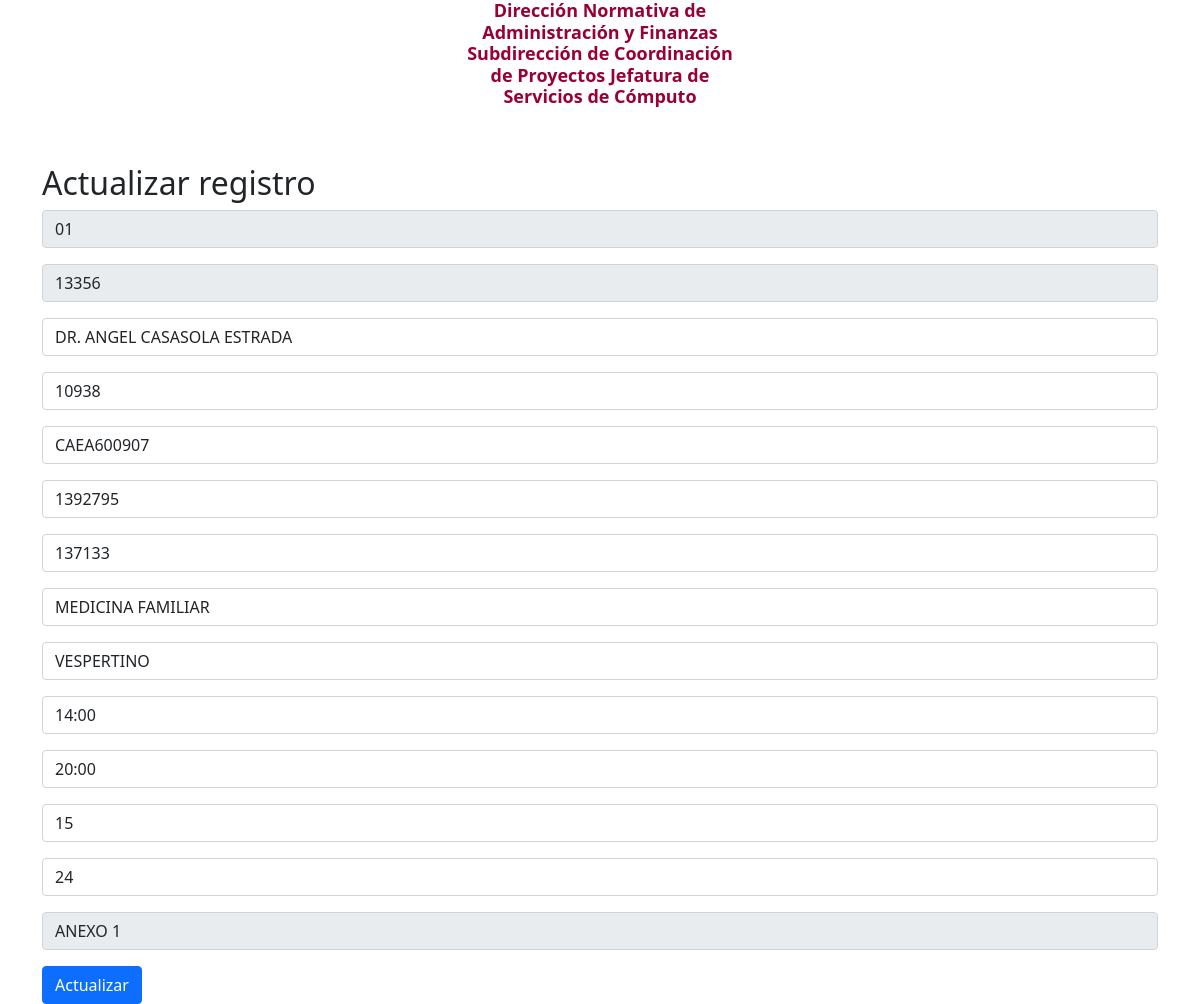
The app's page /actualizar.php?id=2 with its own data.
### tables this page shows
CREATE TABLE `medicos` (
  `id` int(11) NOT NULL,
  `id_medico` int(11) NOT NULL,
  `n_empleado` int(11) NOT NULL,
  `nom_medico` varchar(50) NOT NULL,
  `cedula` int(11) NOT NULL,
  `rfc` varchar(20) NOT NULL,
  `servicio` varchar(50) NOT NULL,
  `turno` varchar(15) NOT NULL,
  `h_inicio` varchar(10) NOT NULL,
  `h_final` varchar(10) NOT NULL,
  `t_consulta` int(11) NOT NULL,
  `n_citas` int(11) NOT NULL,
  `observaciones` varchar(200) NOT NULL,
  `id_consultorio` int(11) NOT NULL,
  `nom_consultorio` varchar(50) NOT NULL
);

### actualizar.php (the view, shortened to what this page needs)
<?php
    $con=conectar();
$id=$_GET['id'];
$sql="SELECT * FROM medicos WHERE id='$id'";
$query=mysqli_query($con,$sql);
$row=mysqli_fetch_array($query);
?>
<!DOCTYPE html>
<html lang="en">
<head>
    <link rel="stylesheet" href="style.css">
    <link href="https://cdn.jsdelivr.net/npm/bootstrap@5.0.0-beta1/dist/css/bootstrap.min.css" rel="stylesheet">
</head>
<header>
        <div class="container-fluid">
            <div class="row justify-content-center">
                <div class="col-sm-3">
                </div>
                <div class="col-md-3">
                    <h1 id="titulo">
                        Dirección Normativa de Administración y Finanzas Subdirección de
                        Coordinación de Proyectos Jefatura de Servicios de Cómputo
                    </h1>
                </div>
                <div class="col-md-3">
                </div>
            </div>
        </div>
</header>
                <div class="container mt-5">
                    <h2>Actualizar registro</h2>
                    <form action="update.php" method="POST">
                                <input type="text" class="form-control mb-3" name="nom_consultorio" placeholder="N° de Consultorio" value="<?php echo $row['nom_consultorio']?>" readonly="readonly" >
                                <input type="text" class="form-control mb-3" name="id_consultorio" placeholder="ID Consultorio" value="<?php echo $row['id_consultorio'] ?>"  readonly="readonly">
                                <input type="text" class="form-control mb-3" name="nom_medico" placeholder="Nombre del Médico o Sin medico" value="<?php echo $row['nom_medico'] ?>" >
                                <input type="text" class="form-control mb-3" name="id_medico" placeholder="ID Médico" value="<?php echo $row['id_medico'] ?>">
                                <input type="text" class="form-control mb-3" name="rfc" placeholder="R.F.C." value="<?php echo $row['rfc'] ?>">
                                <input type="text" class="form-control mb-3" name="cedula" placeholder="Cédula Profesional" value="<?php echo $row['cedula'] ?>">
                                <input type="text" class="form-control mb-3" name="n_empleado" placeholder="Nº Empleado" value="<?php echo $row['n_empleado'] ?>" >
                                <input type="text" class="form-control mb-3" name="servicio" placeholder="Servicio" value="<?php echo $row['servicio'] ?>" >
                                <input type="text" class="form-control mb-3" name="turno" placeholder="Turno" value="<?php echo $row['turno'] ?>" >
                                <input type="text" class="form-control mb-3" name="h_inicio" placeholder="Horario Inicio" value="<?php echo $row['h_inicio'] ?>" >
                                <input type="text" class="form-control mb-3" name="h_final" placeholder="Horario Final" value="<?php echo $row['h_final'] ?>" >
                                <input type="text" class="form-control mb-3" name="t_consulta" placeholder="Tiempo de consulta" value="<?php echo $row['t_consulta'] ?>" >
                                <input type="text" class="form-control mb-3" name="n_citas" placeholder="Número de citas" value="<?php echo $row['n_citas'] ?>" >
                                <input type="text" class="form-control mb-3" name="observaciones" placeholder="Colonias Adscritas (Observaciones)" value="<?php echo $row['observaciones'] ?>" readonly="readonly">
                                <input type="submit" class="btn btn-primary" value="Actualizar">
                    </form>
                </div>
    </body>
</html>

### style.css (style rules this page uses)
header { right: 0; text-align: center; }
#titulo { font-size: 18px; font-weight: bold; text-align: center; color: rgb(153, 0, 51); }

### records on screen
medicos: nom_consultorio "01", id_consultorio "13356", nom_medico "DR. ANGEL CASASOLA ESTRADA", id_medico "10938", rfc "CAEA600907", cedula "1392795", n_empleado "137133", servicio "MEDICINA FAMILIAR", turno "VESPERTINO", h_inicio "14:00", h_final "20:00", t_consulta "15", n_citas "24", observaciones "ANEXO 1"
